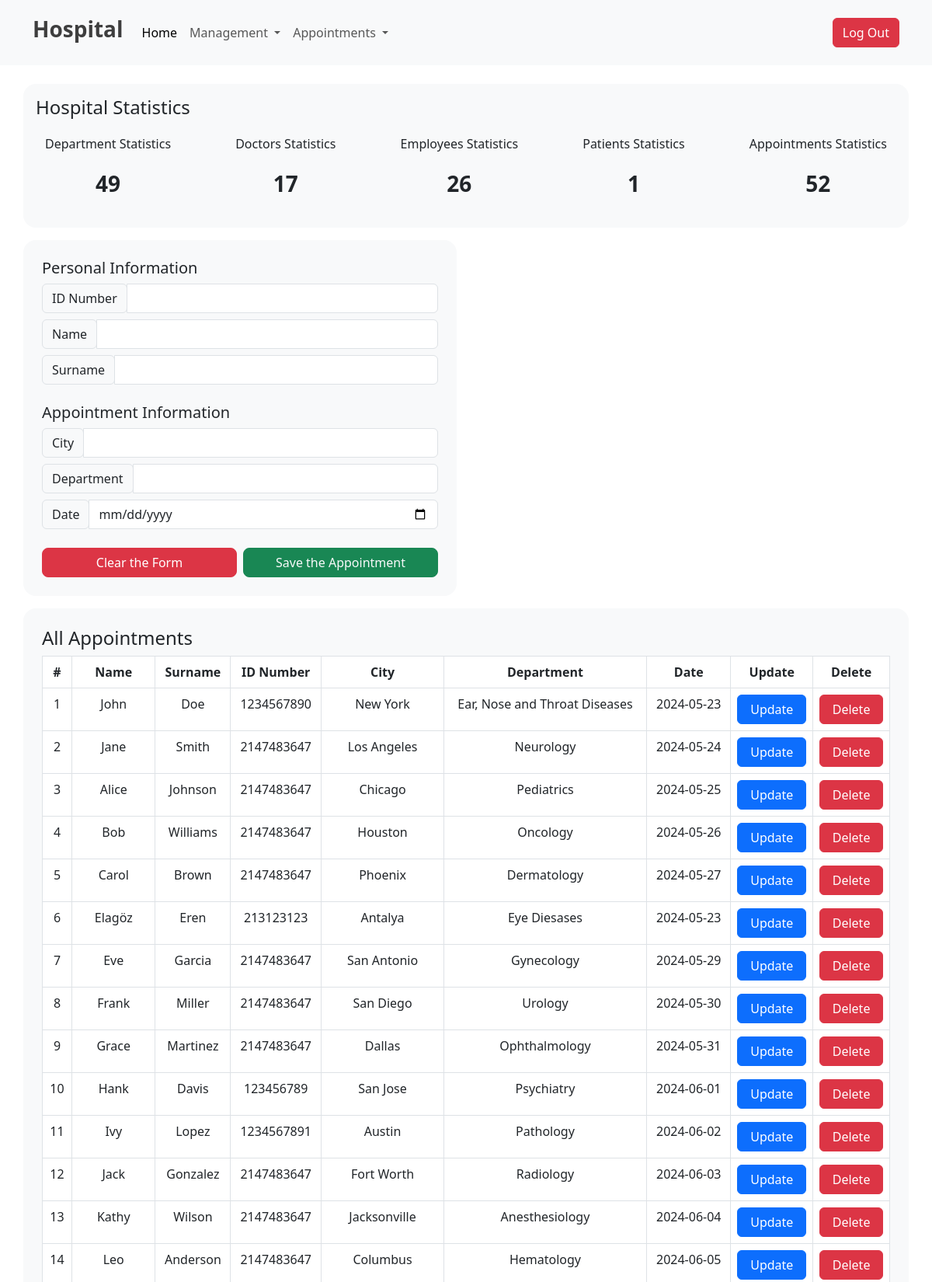
The app's page /home.php (upper part) with its own data.
### tables this page shows
CREATE TABLE `appointments` (
  `id` int(11) NOT NULL,
  `name` varchar(255) NOT NULL,
  `date` varchar(255) NOT NULL,
  `department` varchar(255) NOT NULL,
  `city` varchar(255) NOT NULL,
  `surname` varchar(255) NOT NULL,
  `id_number` int(11) NOT NULL
);

### home.php (the view, shortened to what this page needs)
<?php
include "./dbcon.php";
function getCount($dbcon, $tableName)
{
    $sql = "SELECT COUNT(*) AS count FROM $tableName";
    $result = $dbcon->query($sql);
    if ($result->num_rows > 0) {
        $row = $result->fetch_assoc();
        return $row['count'];
    } else {
        return 0;
    }
}
$patientCount = getCount($dbcon, 'patients');
$employeeCount = getCount($dbcon, 'employees');
$doctorCount = getCount($dbcon, 'doctors');
$departmentCount = getCount($dbcon, 'departments');
$appointmentCount = getCount($dbcon, 'appointments');
?>
<!DOCTYPE html>
<html lang="en">
<head>
    <link href="https://cdn.jsdelivr.net/npm/bootstrap@5.3.0/dist/css/bootstrap.min.css" rel="stylesheet" />
</head>
<body>
    <?php include './header.php'; ?>
    <section class="container bg-light p-3 mt-4 rounded-4">
        <h4>Hospital Statistics</h4>
        <div class="container d-flex flex-row align-items-center justify-content-between mt-4 gap-3">
            <div>
                <h6>Department Statistics</h6>
                <div class="rounded-3 -10 text-center p-3">
                    <h3 class="fw-bold"><?php echo  $departmentCount ?></h3>
                </div>
            </div>
            <div>
                <h6>Doctors Statistics</h6>
                <div class="rounded-3 -10 text-center p-3">
                    <h3 class="fw-bold"><?php echo  $doctorCount ?></h3>
                </div>
            </div>
            <div>
                <h6>Employees Statistics</h6>
                <div class="rounded-3 -10 text-center p-3">
                    <h3 class="fw-bold"><?php echo  $employeeCount ?></h3>
                </div>
            </div>
            <div>
                <h6>Patients Statistics</h6>
                <div class="rounded-3 -10 text-center p-3">
                    <h3 class="fw-bold"><?php echo  $patientCount ?></h3>
                </div>
            </div>
            <div>
                <h6>Appointments Statistics</h6>
                <div class="rounded-3 -10 text-center p-3">
                    <h3 class="fw-bold"><?php echo  $appointmentCount ?></h3>
                </div>
            </div>
        </div>
    </section>
    <section class="container mt-3 row m-auto p-0">
        <form method="post" class=" p-0 col d-flex flex-column align-items-center justify-content-center">
            <div class="w-100 bg-light -10 rounded-4 p-4">
                <h5>Personal Information</h5>
                <div class="input-group mb-2">
                    <div class="input-group-prepend">
                        <div class="input-group-text">ID Number</div>
                    </div>
                    <input type="text" maxlength="11" class="form-control" id="IdInput" name="id_number" required />
                </div>
                <div class="input-group mb-2">
                    <div class="input-group-prepend">
                        <div class="input-group-text">Name</div>
                    </div>
                    <input type="numeric" class="form-control" id="NameInput" name="name" required />
                </div>
                <div class="input-group mb-4">
                    <div class="input-group-prepend">
                        <div class="input-group-text">Surname</div>
                    </div>
                    <input type="text" class="form-control" id="SurnameInput" name="surname" required />
                </div>
                <h5>Appointment Information</h5>
                <div class="input-group mb-2">
                    <div class="input-group-prepend">
                        <div class="input-group-text">City</div>
                    </div>
                    <select class="form-control" id="CityInput" name="city" required>
                        <option disabled selected hidden></option>
                        <option>Antalya</option>
                    </select>
                </div>
                <div class="input-group mb-2">
                    <div class="input-group-prepend">
                        <div class="input-group-text">Department</div>
                    </div>
                    <select class="form-control" id="DepartmentInput" name="department" placeholder="Choose City" required>
                        <option disabled selected hidden></option>
                        <option>Oral and Dental Diseases</option>
                    </select>
                </div>
                <div class="input-group mb-4">
                    <div class="input-group-prepend">
                        <div class="input-group-text">Date</div>
                    </div>
                    <input type="date" class="form-control" id="DateInput" name="date" required />
                </div>
                <div class="d-flex gap-2 mt-3">
                    <button class="btn btn-danger w-100 rounded-3 " type="reset">Clear the Form</button>
                    <button class="btn btn-success w-100 rounded-3 text-light" name="submit" type="submit">Save the Appointment
                    </button>
                </div>
            </div>
        </form>
        <div class="col d-flex align-items-center justify-content-center">
        </div>
    </section>
    <section class="container bg-light -10 rounded-4 p-4 mt-3">
        <h4>All Appointments</h4>
        <table class="table table-bordered text-center">
            <thead>
                <tr>
                    <th>#</th>
                    <th>Name</th>
                    <th>Surname</th>
                    <th>ID Number</th>
                    <th>City</th>
                    <th>Department</th>
                    <th>Date</th>
                    <th>Update</th>
                    <th>Delete</th>
                </tr>
            </thead>
            <?php
            $result = mysqli_query($dbcon, "Select * from `appointments` ");
            if ($result) {
                while ($row = mysqli_fetch_assoc($result)) {
                    $id = $row['id'];
                    $name = $row['name'];
                    $surname = $row['surname'];
                    $id_number = $row['id_number'];
                    $city = $row['city'];
                    $department = $row['department'];
                    $date = $row['date'];
                    echo '<tr>
                                    <td>' . $id . '</td>
                                    <td>' . $name . '</td>
                                    <td>' . $surname . '</td>
                                    <td>' . $id_number . '</td>
                                    <td>' . $city . '</td>
                                    <td>' . $department . '</td>
                                    <td>' . $date . '</td>
                                    <td><button class="btn btn-primary w-100"><a class="nav-link" href="./update-appointment.php?updateid=' . $id . '">Update</a> </button></td>
                                    <td><button class="btn btn-danger w-100" ><a class="nav-link" href="./delete-appointment.php?deleteid=' . $id . '">Delete</a> </button></td>
                                    </tr>';
                }
            } ?>
        </table>
    </section>
</body>
</html>

### records on screen
appointments: id "1", name "John", surname "Doe", id_number "1234567890", city "New York", department "Ear, Nose and Throat Diseases", date "2024-05-23"
appointments: id "2", name "Jane", surname "Smith", id_number "2147483647", city "Los Angeles", department "Neurology", date "2024-05-24"
appointments: id "3", name "Alice", surname "Johnson", id_number "2147483647", city "Chicago", department "Pediatrics", date "2024-05-25"
appointments: id "4", name "Bob", surname "Williams", id_number "2147483647", city "Houston", department "Oncology", date "2024-05-26"
appointments: id "5", name "Carol", surname "Brown", id_number "2147483647", city "Phoenix", department "Dermatology", date "2024-05-27"
appointments: id "6", name "Elagöz", surname "Eren", id_number "213123123", city "Antalya", department "Eye Diesases", date "2024-05-23"
appointments: id "7", name "Eve", surname "Garcia", id_number "2147483647", city "San Antonio", department "Gynecology", date "2024-05-29"
appointments: id "8", name "Frank", surname "Miller", id_number "2147483647", city "San Diego", department "Urology", date "2024-05-30"
appointments: id "9", name "Grace", surname "Martinez", id_number "2147483647", city "Dallas", department "Ophthalmology", date "2024-05-31"
appointments: id "10", name "Hank", surname "Davis", id_number "123456789", city "San Jose", department "Psychiatry", date "2024-06-01"
appointments: id "11", name "Ivy", surname "Lopez", id_number "1234567891", city "Austin", department "Pathology", date "2024-06-02"
appointments: id "12", name "Jack", surname "Gonzalez", id_number "2147483647", city "Fort Worth", department "Radiology", date "2024-06-03"
appointments: id "13", name "Kathy", surname "Wilson", id_number "2147483647", city "Jacksonville", department "Anesthesiology", date "2024-06-04"
appointments: id "14", name "Leo", surname "Anderson", id_number "2147483647", city "Columbus", department "Hematology", date "2024-06-05"

### other values on screen
$departmentCount "49"
$doctorCount "17"
$employeeCount "26"
$patientCount "1"
$appointmentCount "52"
